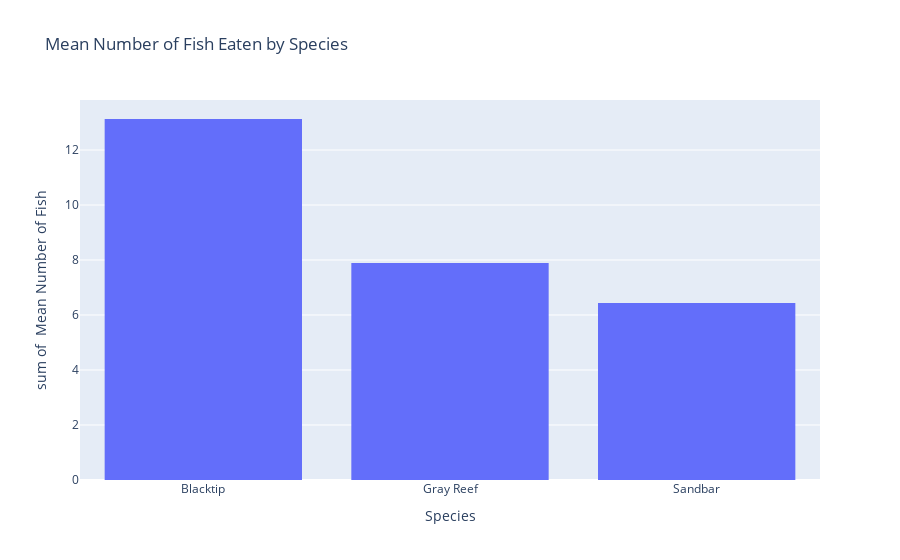

Notebook code cell kept with this figure:
### Code cell
# Graph Mean Number of Fish Eaten For Each Species

Species_Eaten_Means = {'Species': ['Blacktip', 'Gray Reef', 'Sandbar'],
        'Mean': [round(BT.mean(),3),round(GR.mean(),3), round(Sandbar.mean(),3)]}

Species_Eaten_Means_df = pd.DataFrame(Species_Eaten_Means, columns = ['Species', 'Mean'])

Species_Eaten_Means_Sorted = Species_Eaten_Means_df.sort_values(by=['Mean'], ascending = False)

fig = px.histogram(Species_Eaten_Means_Sorted, x="Species", y="Mean", 
                   title = "Mean Number of Fish Eaten by Species",
                  labels={
                     "Species": "Species",
                     "Mean": " Mean Number of Fish",
                 })
fig.show()

### Figure 1 — Plotly figure (JSON) as saved in the notebook; plotly's stock layout.template omitted (floating-point values rounded to 4 significant figures)
{"data": [{"alignmentgroup": "True", "bingroup": "x", "histfunc": "sum", "hovertemplate": "Species=%{x}<br>sum of  Mean Number of Fish=%{y}<extra></extra>", "legendgroup": "", "marker": {"color": "#636efa"}, "name": "", "offsetgroup": "", "orientation": "v", "showlegend": false, "type": "histogram", "x": ["Blacktip", "Gray Reef", "Sandbar"], "xaxis": "x", "y": [13.13, 7.892, 6.44], "yaxis": "y"}], "layout": {"barmode": "relative", "legend": {"tracegroupgap": 0}, "title": {"text": "Mean Number of Fish Eaten by Species"}, "xaxis": {"anchor": "y", "domain": [0, 1], "title": {"text": "Species"}}, "yaxis": {"anchor": "x", "domain": [0, 1], "title": {"text": "sum of  Mean Number of Fish"}}}}
